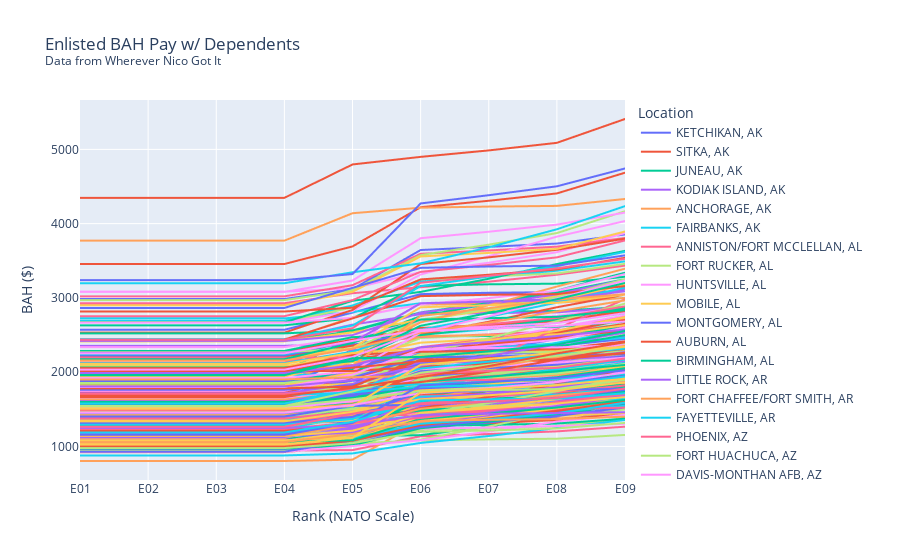

Notebook source saved alongside this figure:
### Code cell
fig1 = px.line(depsMelted[depsMelted.variable.str.startswith('E')],
               x = depsMelted[depsMelted.variable.str.startswith('E')].variable,
               y = depsMelted[depsMelted.variable.str.startswith('E')].value,
               color ='MHA_NAME',
               labels = {
                   'x': 'Rank (NATO Scale)',
                   'y': 'BAH ($)',
                   'MHA_NAME':'Location'
               },
               title="Enlisted BAH Pay w/ Dependents<br><sup>Data from Wherever Nico Got It </sup>")


fig1.show()
